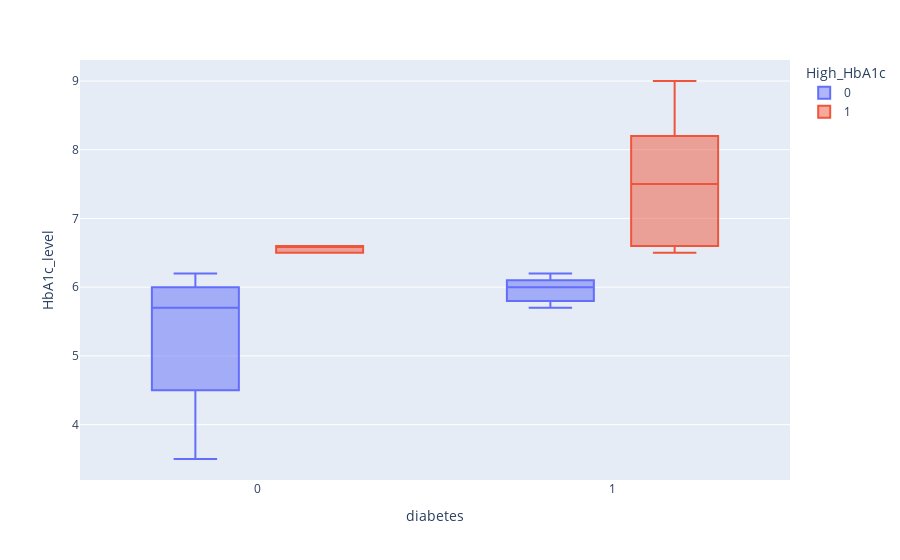

Here is the notebook cell this chart was saved with:
### Code cell
#plotly - boxplot
fig = px.box(df, x="diabetes", y="HbA1c_level", color="High_HbA1c")
fig.show()

### Figure 1 — Plotly figure (JSON) as saved in the notebook; plotly's stock layout.template omitted (floating-point values rounded to 4 significant figures; data arrays with more than 128 entries replaced by an {"elided": "..."} marker saying what was removed)
{"data": [{"alignmentgroup": "True", "hovertemplate": "High_HbA1c=0<br>diabetes=%{x}<br>HbA1c_level=%{y}<extra></extra>", "legendgroup": "0", "marker": {"color": "#636efa"}, "name": "0", "notched": false, "offsetgroup": "0", "orientation": "v", "showlegend": true, "type": "box", "x": {"elided": "7808 int values"}, "x0": " ", "xaxis": "x", "y": {"elided": "7808 float values"}, "y0": " ", "yaxis": "y"}, {"alignmentgroup": "True", "hovertemplate": "High_HbA1c=1<br>diabetes=%{x}<br>HbA1c_level=%{y}<extra></extra>", "legendgroup": "1", "marker": {"color": "#EF553B"}, "name": "1", "notched": false, "offsetgroup": "1", "orientation": "v", "showlegend": true, "type": "box", "x": {"elided": "2003 int values"}, "x0": " ", "xaxis": "x", "y": {"elided": "2003 float values"}, "y0": " ", "yaxis": "y"}], "layout": {"boxmode": "group", "legend": {"title": {"text": "High_HbA1c"}, "tracegroupgap": 0}, "margin": {"t": 60}, "xaxis": {"anchor": "y", "domain": [0, 1], "title": {"text": "diabetes"}}, "yaxis": {"anchor": "x", "domain": [0, 1], "title": {"text": "HbA1c_level"}}}}
